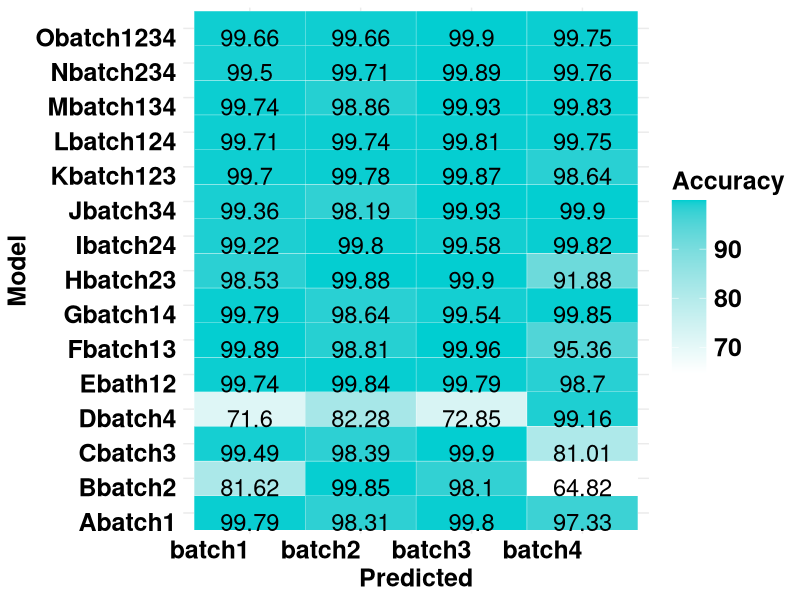
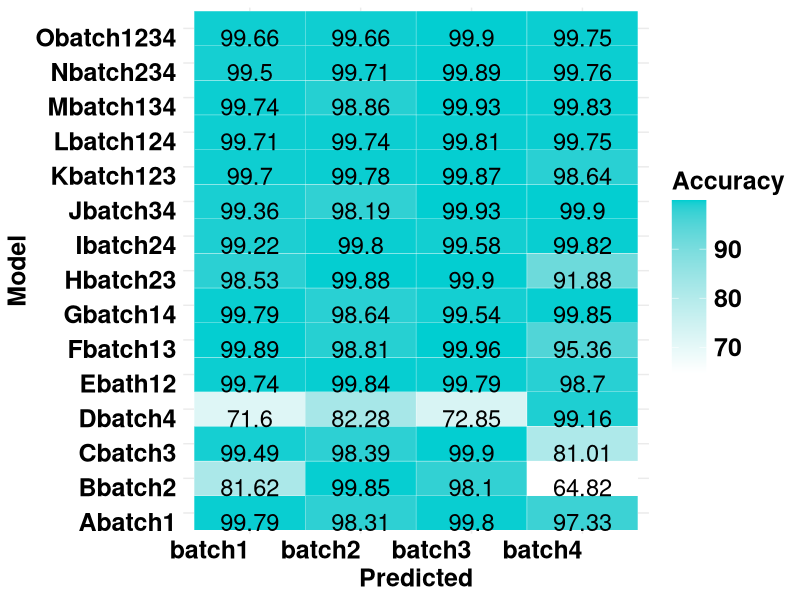

The R script that drew these images, in order:
#---
#  title: "Figure 2-E. Hot-plot. "
#  author: "Xuan Zhou"
#  Lastdate: "2025/4/18"
#---
##---------------------------------------------------------------
setwd('XXX\\Git\\Figure2-E')

library(ggplot2)

confusion_df <-read.table('BACH-HXJZ.txt',header = T)

p <- ggplot(confusion_df, aes(x = Predicted, y = Model)) +
  geom_tile(aes(fill = Accuracy), color = "white") +
  geom_text(aes(label = Accuracy), vjust = 1,size = 6) +
  scale_fill_gradient(low = "white", high = "#00CED1") +  
  theme_minimal() +
  theme(axis.text.x = element_text( hjust = 1,vjust=1, size=18, color = "black", face = "bold"))+ 
  theme(axis.text.y = element_text(vjust=1,size=18, color = "black",face = "bold"),
        axis.title.x =element_text(size=18, color = "black",face = "bold"), 
        axis.title.y=element_text(size=18, color = "black",face = "bold"), 
        legend.key.size = unit(25, "pt"),
        legend.text = element_text(size=18, color = "black",face = "bold"),
        legend.title = element_text(size=18, color = "black",face = "bold")
  )

print(p)

ggsave("Fig2-E.pdf", p, width = 18, height = 19, units = "cm")
